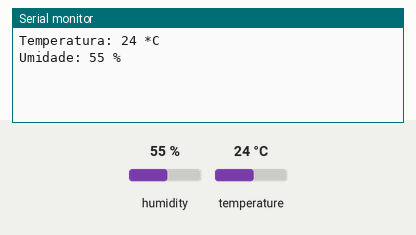
Recording of a sketch running on a simulated ESP32. Shown: the last lines printed to the serial monitor. The test bench sets the inputs (shaded band); at power-on: humidity 55 %, temperature 24 °C.

Above: at 1.3 s.
1.4 s: humidity set to 22 %
2.9 s: temperature set to 12 °C
At 3.5 s:
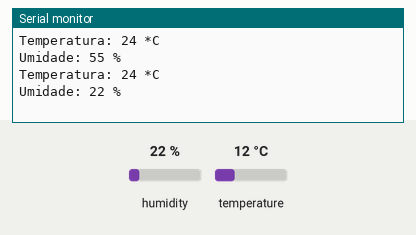
4.4 s: humidity set to 40 %
At 5.6 s:
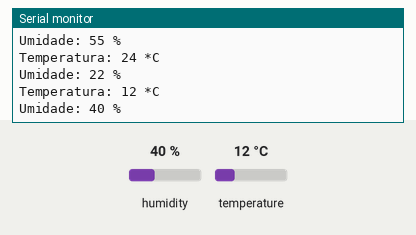
Timing chart, 0 to 7.4 s (numbered marks = the images above; inputs shaded):
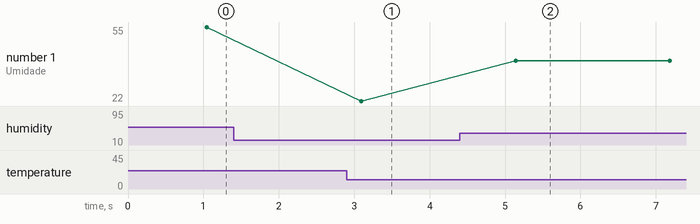

The sketch:

Sensor_DHT11_Nativo.ino
```cpp
#include <DHT11.h>

const int pinoDHT = 15;
int       temperatura = 0,
          umidade = 0;

DHT11 dht11(pinoDHT);

void setup()
{
  Serial.begin(115200);
}

void loop()
{
   temperatura = dht11.readTemperature();
   umidade = dht11.readHumidity();

    Serial.printf("Temperatura: %d *C \n", temperatura);
    Serial.printf("Umidade: %d %% \n", umidade);

    delay(1000);
}
```

Measured:
- after the input at 4.4 s, the serial monitor: prints a new line after 0.74 s (image 2)
- plotted number 1: 22 → 40 after the input at 4.4 s
